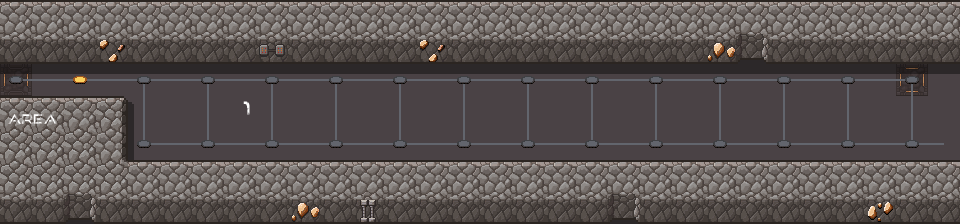

Rendered tile map (Tiled .tmx) drawn with the repository's tilesets; below, a short description and the full map source, tile grids included:
An orthogonal 30x7 tile map with 32x32 px tiles, 6 tile layers (floor, sh, wall, p, ...), 2 tilesets.

<map version="1.10" tiledversion="1.10.2" orientation="orthogonal" renderorder="right-down" width="30" height="7" tilewidth="32" tileheight="32" infinite="0" nextlayerid="7" nextobjectid="1">
 <tileset firstgid="1" source="scifi_dungeon_tileset2.tsx" />
 <tileset firstgid="241" source="scifi_tileset_01.tsx" />
 <layer id="1" name="floor" width="30" height="7">
  <data encoding="csv">
148,148,148,148,148,148,148,148,148,148,148,148,148,148,148,148,148,148,148,148,148,148,148,148,148,148,148,148,148,151,
151,151,151,151,151,151,151,151,151,151,151,151,151,151,151,151,151,151,151,151,151,151,151,151,151,151,151,151,151,151,
181,151,151,151,151,151,151,151,151,151,151,151,151,151,151,151,151,151,151,151,151,151,151,151,151,151,151,151,183,151,
151,151,151,151,151,151,151,151,151,151,151,151,151,151,151,151,151,151,151,151,151,151,151,151,151,151,151,151,151,151,
151,151,151,151,151,151,151,151,151,151,151,151,151,151,151,151,151,151,151,151,151,151,151,151,151,151,151,151,151,151,
151,151,151,151,151,151,151,151,151,151,151,151,151,151,151,151,151,151,151,151,151,151,151,151,151,151,151,151,151,151,
151,151,151,151,151,151,151,151,151,151,151,151,151,151,151,151,151,151,151,151,151,151,151,151,151,151,151,151,151,151
</data>
 </layer>
 <layer id="4" name="sh" width="30" height="7" opacity="0.4">
  <data encoding="csv">
0,0,0,0,0,0,0,0,0,0,0,0,0,0,0,0,0,0,0,0,0,0,0,0,0,0,0,0,0,0,
0,0,0,0,0,0,0,0,0,0,0,0,0,0,0,0,0,0,0,0,0,0,0,36,0,0,0,0,0,0,
22,22,22,22,22,22,22,22,22,22,22,22,22,22,22,22,22,22,22,22,22,22,22,22,22,22,22,22,22,22,
0,0,0,0,33,0,0,0,0,0,0,0,0,0,0,0,0,0,0,0,0,0,0,0,0,0,0,0,0,0,
22,22,22,0,43,0,0,0,0,0,0,0,0,0,0,0,0,0,0,0,0,0,0,0,0,0,0,0,0,0,
0,0,0,0,0,0,0,0,0,0,0,0,0,0,0,0,0,0,0,0,0,0,0,0,0,0,0,0,0,0,
0,0,36,0,0,0,0,0,0,0,0,0,0,0,0,0,0,0,0,36,36,0,0,0,0,0,0,0,0,0
</data>
 </layer>
 <layer id="2" name="wall" width="30" height="7">
  <data encoding="csv">
53,53,53,53,53,53,53,53,53,53,53,53,53,53,53,53,53,53,53,53,53,53,53,53,53,53,53,53,53,53,
101,101,101,116,101,101,101,101,108,101,101,101,101,116,101,101,101,101,101,101,101,101,106,102,101,101,101,101,101,101,
0,0,0,0,0,0,0,0,0,0,0,0,0,0,0,0,0,0,0,0,0,0,0,0,0,0,0,0,0,0,
53,53,53,32,0,0,0,0,0,0,0,0,0,0,0,0,0,0,0,0,0,0,0,0,0,0,0,0,0,0,
1,1,1,42,0,0,0,0,0,0,0,0,0,0,0,0,0,0,0,0,0,0,0,0,0,0,0,0,0,0,
1,1,1,31,53,53,53,53,53,53,53,53,53,53,53,53,53,53,53,53,53,53,53,53,53,53,53,53,53,53,
101,101,102,101,101,101,101,101,101,106,101,111,101,101,101,101,101,101,101,102,101,101,101,101,101,101,101,107,101,101
</data>
 </layer>
 <layer id="6" name="p" width="30" height="7">
  <data encoding="csv">
0,0,0,0,0,0,0,0,0,0,0,0,0,0,0,0,0,0,0,0,0,0,0,0,0,0,0,0,0,0,
0,0,0,0,0,0,0,0,0,0,0,0,0,0,0,0,0,0,0,0,0,0,0,0,0,0,0,0,0,0,
0,0,0,0,0,0,0,0,0,0,0,0,0,0,0,0,0,0,0,0,0,0,0,0,0,0,0,0,0,0,
391,392,0,0,0,0,0,394,0,0,0,0,0,0,0,0,0,0,0,0,0,0,0,0,0,0,0,0,0,0,
0,0,0,0,0,0,0,0,0,0,0,0,0,0,0,0,0,0,0,0,0,0,0,0,0,0,0,0,0,0,
0,0,0,0,0,0,0,0,0,0,0,0,0,0,0,0,0,0,0,0,0,0,0,0,0,0,0,0,0,0,
0,0,0,0,0,0,0,0,0,0,0,0,0,0,0,0,0,0,0,0,0,0,0,0,0,0,0,0,0,0
</data>
 </layer>
 <layer id="5" name="line" width="30" height="7">
  <data encoding="csv">
0,0,0,0,0,0,0,0,0,0,0,0,0,0,0,0,0,0,0,0,0,0,0,0,0,0,0,0,0,0,
0,0,0,0,0,0,0,0,0,0,0,0,0,0,0,0,0,0,0,0,0,0,0,0,0,0,0,0,0,0,
170,2684354739,2684354739,2684354739,3221225631,2684354739,3221225631,2684354739,3221225631,2684354739,3221225631,2684354739,3221225631,2684354739,3221225631,2684354739,3221225631,2684354739,3221225631,2684354739,3221225631,2684354739,3221225631,2684354739,3221225631,2684354739,3221225631,2684354739,3221225632,0,
0,0,0,0,3221225651,0,3221225651,0,3221225651,0,3221225651,0,3221225651,0,3221225651,0,3221225651,0,3221225651,0,3221225651,0,3221225651,0,3221225651,0,3221225651,0,179,0,
0,0,0,0,160,2684354739,159,2684354739,159,2684354739,159,2684354739,159,2684354739,159,2684354739,159,2684354739,159,2684354739,159,2684354739,159,2684354739,159,2684354739,159,2684354739,159,3221225642,
0,0,0,0,0,0,0,0,0,0,0,0,0,0,0,0,0,0,0,0,0,0,0,0,0,0,0,0,0,0,
0,0,0,0,0,0,0,0,0,0,0,0,0,0,0,0,0,0,0,0,0,0,0,0,0,0,0,0,0,0
</data>
 </layer>
 <layer id="3" name="point" width="30" height="7">
  <data encoding="csv">
0,0,0,0,0,0,0,0,0,0,0,0,0,0,0,0,0,0,0,0,0,0,0,0,0,0,0,0,0,0,
0,0,0,0,0,0,0,0,0,0,0,0,0,0,0,0,0,0,0,0,0,0,0,0,0,0,0,0,0,0,
168,0,158,0,168,0,168,0,168,0,168,0,168,0,168,0,168,0,168,0,168,0,168,0,168,0,168,0,168,0,
0,0,0,0,0,0,0,0,0,0,0,0,0,0,0,0,0,0,0,0,0,0,0,0,0,0,0,0,0,0,
0,0,0,0,168,0,168,0,168,0,168,0,168,0,168,0,168,0,168,0,168,0,168,0,168,0,168,0,168,0,
0,0,0,0,0,0,0,0,0,0,0,0,0,0,0,0,0,0,0,0,0,0,0,0,0,0,0,0,0,0,
0,0,0,0,0,0,0,0,0,0,0,0,0,0,0,0,0,0,0,0,0,0,0,0,0,0,0,0,0,0
</data>
 </layer>
</map>
